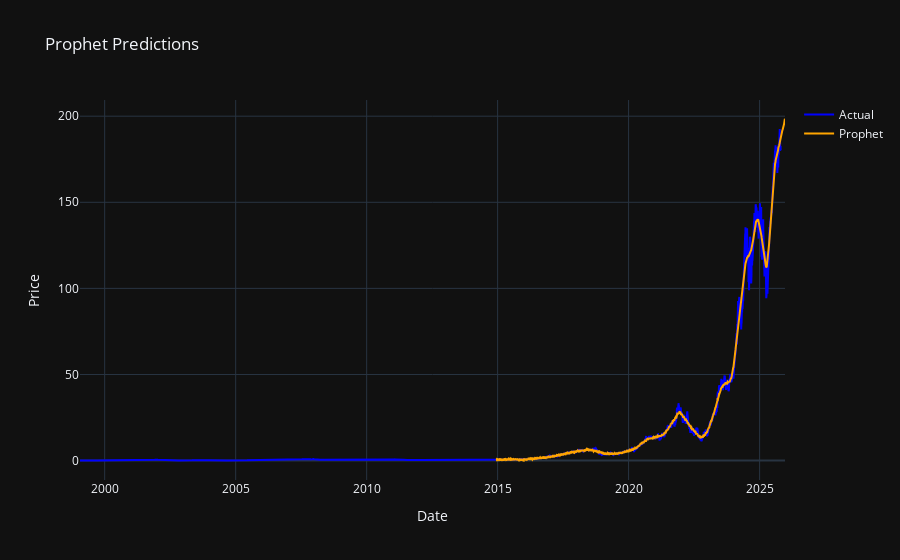

Notebook code for this chart:
### Code cell
fig = go.Figure()

fig.add_trace(go.Scatter(x=stock_df['ds'], y=stock_df['y'], mode='lines', name='Actual', line=dict(color='blue')))
fig.add_trace(go.Scatter(x=forecast['ds'], y=forecast['yhat'], mode='lines', name='Prophet', line=dict(color='orange')))
fig.update_layout(
    title="Prophet Predictions",
    xaxis_title="Date",
    yaxis_title="Price",
    template="plotly_dark",
    showlegend=True,
    xaxis_rangeslider_visible=False,
    grid=dict(rows=True)
)

### Figure 1 — Plotly figure (JSON) as saved in the notebook; plotly's stock layout.template omitted (floating-point values rounded to 4 significant figures; data arrays with more than 128 entries replaced by an {"elided": "..."} marker saying what was removed)
{"data": [{"line": {"color": "blue"}, "mode": "lines", "name": "Actual", "type": "scatter", "x": {"elided": "6729 str values"}, "y": {"elided": "6729 float values"}}, {"line": {"color": "orange"}, "mode": "lines", "name": "Prophet", "type": "scatter", "x": {"elided": "2789 str values"}, "y": {"elided": "2789 float values"}}], "layout": {"grid": {"rows": true}, "showlegend": true, "title": {"text": "Prophet Predictions"}, "xaxis": {"rangeslider": {"visible": false}, "title": {"text": "Date"}}, "yaxis": {"title": {"text": "Price"}}}}
